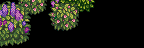

Below is a game level as drawn by its tile map, then a one-line description and the .tmx file that defines it, in full:
An orthogonal 9x3 tile map with 16x16 px tiles, 1 tile layer (Back3).

<map version="1.10" tiledversion="1.10.2" orientation="orthogonal" renderorder="right-down" compressionlevel="0" width="9" height="3" tilewidth="16" tileheight="16" infinite="0" nextlayerid="22" nextobjectid="9">
 <properties>
  <property name="AmbientLight" value="255 255 255" />
  <property name="IsGreenhouse" value="T" />
  <property name="Warp" value="5 17 Farm 28 16" />
 </properties>
 <tileset firstgid="1" name="Tiny_Bushes_Spring_Eemie" tilewidth="16" tileheight="16" tilecount="27" columns="9">
  <image source="Tiny_Bushes_Spring_Eemie.png" width="144" height="48" />
 </tileset>
 <layer id="21" name="Back3" width="9" height="3">
  <data encoding="csv">
1,2,3,4,5,6,0,0,0,
10,11,0,13,14,0,0,0,0,
19,20,0,0,0,0,0,0,0
</data>
 </layer>
</map>
